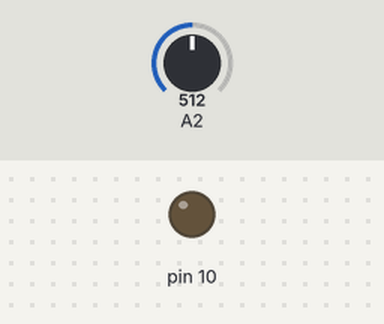
Simulated run of this sketch. Board: Arduino Uno, built with avr-gcc and run on an emulated ATmega328P. Parts: output pins drawn as LEDs (lit = HIGH). Inputs (shaded band) come from the test bench; at power-on: A2 = 512.

Above: at 1.2 s.
1.3 s: A2 set to 478
At 1.8 s:
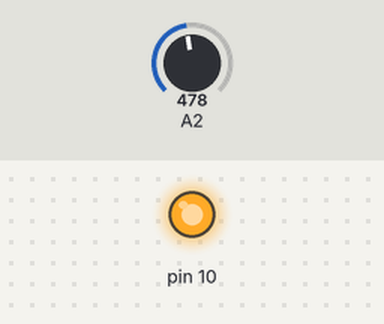
2.8 s: A2 set to 511
At 4.0 s:
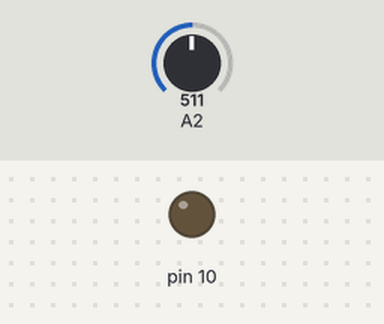
4.3 s: A2 set to 306
At 5.3 s:
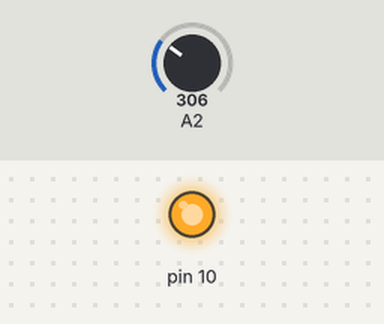
Timing chart, 0 to 7.3 s (numbered marks = the images above; inputs shaded):
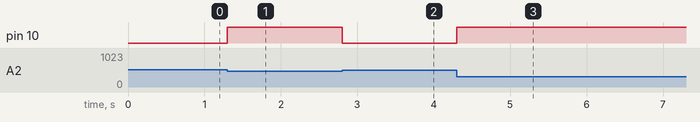

Measured:
- the behaviour switches between 497 and 496 on A2 (found by bisection; images 0 and 1)
- after the input at 1.3 s, pin 10: LOW → HIGH at once
- after the input at 2.8 s, pin 10: HIGH → LOW at once
- after the input at 4.3 s, pin 10: LOW → HIGH at once

The sketch:

temperaturecontrol.ino
```cpp
float temp=0;
int analogT=0;
int tempsetpoint=0;
float tempset=0;
float tempsd=1.465390194;
float tempUCL=0;
float tempLCL=0;
float tempU=0;
float tempL=0;

void setup() {
pinMode(10,OUTPUT);
Serial.begin(9600);

tempsetpoint=27;           //setpoint given by instructor degrees celsius
tempset=8.5499*tempsetpoint+270.43;    //temperature setpoint analog
tempUCL=tempset+3*tempsd;  //temperature UCL analog
tempLCL=tempset-3*tempsd;   //temperature LCL analog
tempU=.11696*tempUCL-31.6296;  //temperature UCL degrees celsius
tempL=.11696*tempLCL-31.6296;  //temperature LCL degrees celsius

//print tempU, tempL and temp to LCD screen

}

void loop() {
 analogT=analogRead(2);     //temperature analog
 temp=.11696*analogT-31.6296; //temperature degrees celsius

 //Serial.println(temp);
 //Serial.println(tempUCL);

 if(analogT<tempLCL){
  digitalWrite(10,HIGH);

  //display that heater is on on the LCD screen
  }

 if(analogT>tempUCL){
  digitalWrite(10,LOW);

  //display that the heater is off on the LCD screen
  }

}
```
